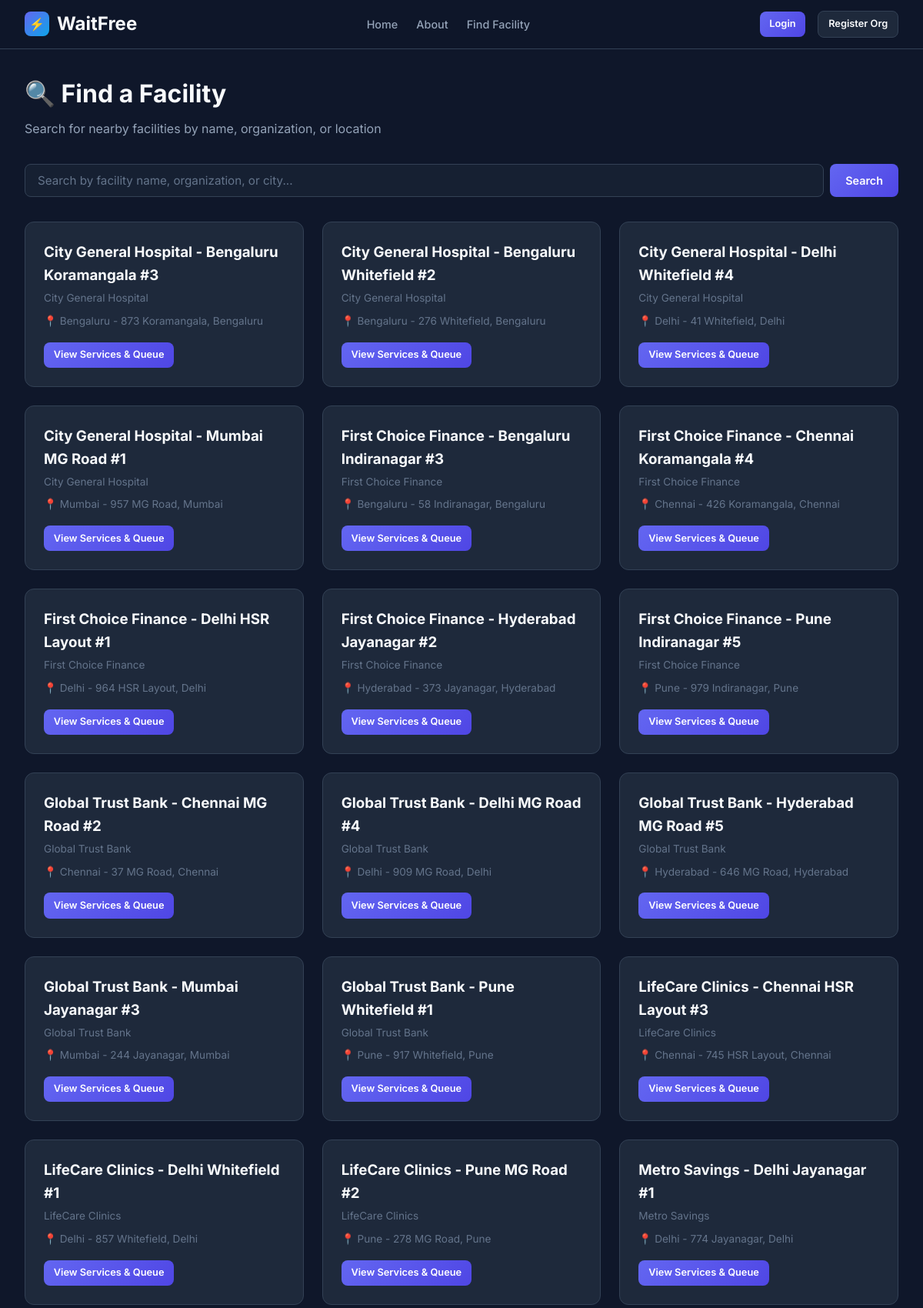
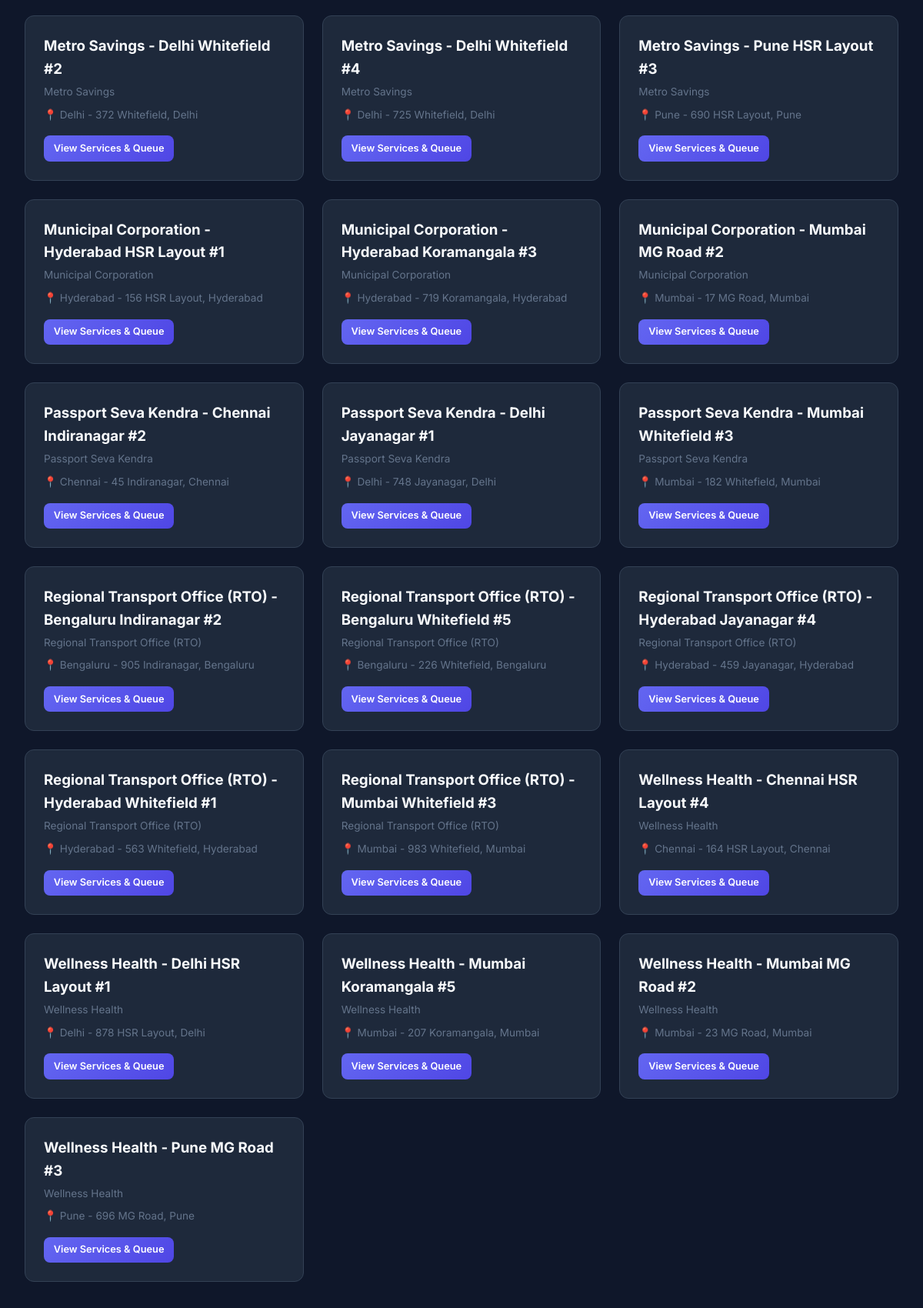
The app's page /facilities/search/ (upper part) with its own data (2 pictures, top to bottom).
### facilities/models.py (models this page shows, shortened)
class Branch(models.Model):
    name = models.CharField(max_length=255)
    organization = models.ForeignKey(
        'organizations.Organization',
        on_delete=models.CASCADE,
        related_name='branches',
    )
    address = models.TextField(blank=True)
    city = models.CharField(max_length=100, blank=True)
    is_active = models.BooleanField(default=True)
    created_at = models.DateTimeField(auto_now_add=True)
    updated_at = models.DateTimeField(auto_now=True)
    class Meta:
        db_table = 'waitfree_branch'
        ordering = ['name']
        verbose_name_plural = 'branches'

### organizations/models.py (models this page shows, shortened)
class Organization(models.Model):
    name = models.CharField(max_length=255)
    slug = models.SlugField(max_length=255, unique=True, blank=True)
    contact_email = models.EmailField(blank=True)
    phone = models.CharField(max_length=20, blank=True)
    address = models.TextField(blank=True)
    is_active = models.BooleanField(default=True)
    created_at = models.DateTimeField(auto_now_add=True)
    updated_at = models.DateTimeField(auto_now=True)
    class Meta:
        db_table = 'waitfree_organization'
        ordering = ['name']

### facilities/views.py (the view, shortened to what this page needs)
# urls.py: path('search/', views.FacilitySearchView.as_view(), name='facility_search'),
class FacilitySearchView(View):
    def get(self, request):
        query = request.GET.get('q', '').strip()
        branches = Branch.objects.filter(is_active=True)
        branches = branches.select_related('organization')
        return render(request, 'citizen/facility_search.html', {
            'branches': branches,
            'query': query,
        })

### templates/citizen/facility_search.html (shortened to what this page needs)
{% extends 'base.html' %}
{% block content %}
<div class="container">
    <div class="page-header">
        <h1>🔍 Find a Facility</h1>
        <p>Search for nearby facilities by name, organization, or location</p>
    </div>
    <form method="get" action="{% url 'facilities:facility_search' %}" class="search-bar">
        <input type="text" name="q" class="form-control" placeholder="Search by facility name, organization, or city..."
            value="{{ query }}">
        <button type="submit" class="btn btn-primary">Search</button>
    </form>
    {% if branches %}
    <div class="card-grid">
        {% for branch in branches %}
        <div class="card">
            <h3 style="margin-bottom: 0.25rem;">{{ branch.name }}</h3>
            <p class="text-muted" style="font-size: 0.85rem; margin-bottom: 0.5rem;">{{ branch.organization.name }}</p>
            {% if branch.city %}
            <p class="text-muted" style="font-size: 0.85rem;">📍 {{ branch.city }}{% if branch.address %} - {{ branch.address }}{% endif %}</p>
            {% elif branch.address %}
            <p class="text-muted" style="font-size: 0.85rem;">📍 {{ branch.address }}</p>
            {% endif %}
            <div style="margin-top: 1rem;">
                <a href="{% url 'facilities:branch_detail' branch.id %}" class="btn btn-primary btn-sm">View Services &
                    Queue</a>
            </div>
        </div>
        {% endfor %}
    </div>
    {% else %}
    <div class="empty-state">
        <div class="icon">🏥</div>
        <p>{% if query %}No facilities found for "{{ query }}". Try a different search.{% else %}No facilities available
            yet.{% endif %}</p>
    </div>
    {% endif %}
</div>
{% endblock %}

### static/css/style.css (style rules this page uses)
:root { --primary: #6366f1; --primary-dark: #4f46e5; --primary-light: #818cf8; --secondary: #0ea5e9; --secondary-dark: #0284c7; --accent: #f59e0b; --success: #10b981; --danger: #ef4444; --warning: #f59e0b; --info: #06b6d4; --bg-dark: #0f172a; --bg-card: #1e293b; --bg-card-hover: #334155; --bg-surface: #162032; --text-primary: #f8fafc; --text-secondary: #94a3b8; --text-muted: #64748b; --border: #334155; --border-light: #475569; --shadow: rgba(0, 0, 0, 0.3); --radius: 12px; --radius-sm: 8px; --radius-lg: 16px; --transition: all 0.2s ease; --font: 'Inter', -apple-system, BlinkMacSystemFont, sans-serif; }
*, *::before, *::after { box-sizing: border-box; margin: 0; padding: 0; }
body { font-family: var(--font); background: var(--bg-dark); color: var(--text-primary); line-height: 1.6; min-height: 100vh; }
a { color: var(--primary-light); text-decoration: none; transition: var(--transition); }
.container { max-width: 1200px; margin: 0 auto; padding: 2rem; }
.page-header { margin-bottom: 2rem; }
.page-header h1 { font-size: 2rem; font-weight: 700; margin-bottom: 0.5rem; }
.page-header p { color: var(--text-secondary); font-size: 1rem; }
.card { background: var(--bg-card); border: 1px solid var(--border); border-radius: var(--radius); padding: 1.5rem; transition: var(--transition); }
.card-grid { display: grid; grid-template-columns: repeat(auto-fill, minmax(280px, 1fr)); gap: 1.5rem; }
.btn { display: inline-flex; align-items: center; justify-content: center; gap: 0.5rem; padding: 0.6rem 1.25rem; border: none; border-radius: var(--radius-sm); font-size: 0.9rem; font-weight: 600; cursor: pointer; transition: var(--transition); text-decoration: none; font-family: var(--font); }
.btn-primary { background: linear-gradient(135deg, var(--primary), var(--primary-dark)); color: white; }
.btn-sm { padding: 0.4rem 0.8rem; font-size: 0.8rem; }
.form-control { width: 100%; padding: 0.7rem 1rem; background: var(--bg-surface); border: 1px solid var(--border); border-radius: var(--radius-sm); color: var(--text-primary); font-size: 0.95rem; font-family: var(--font); transition: var(--transition); }
.form-control::placeholder { color: var(--text-muted); }
.search-bar { display: flex; gap: 0.5rem; margin-bottom: 2rem; }
.search-bar .form-control { flex: 1; }
.text-muted { color: var(--text-muted); }

### records on screen
Branch: name "City General Hospital - Bengaluru Koramangala #3", organization.name "City General Hospital", city "Bengaluru", address "873 Koramangala, Bengaluru"
Branch: name "City General Hospital - Bengaluru Whitefield #2", organization.name "City General Hospital", city "Bengaluru", address "276 Whitefield, Bengaluru"
Branch: name "City General Hospital - Delhi Whitefield #4", organization.name "City General Hospital", city "Delhi", address "41 Whitefield, Delhi"
Branch: name "City General Hospital - Mumbai MG Road #1", organization.name "City General Hospital", city "Mumbai", address "957 MG Road, Mumbai"
Branch: name "First Choice Finance - Bengaluru Indiranagar #3", organization.name "First Choice Finance", city "Bengaluru", address "58 Indiranagar, Bengaluru"
Branch: name "First Choice Finance - Chennai Koramangala #4", organization.name "First Choice Finance", city "Chennai", address "426 Koramangala, Chennai"
Branch: name "First Choice Finance - Delhi HSR Layout #1", organization.name "First Choice Finance", city "Delhi", address "964 HSR Layout, Delhi"
Branch: name "First Choice Finance - Hyderabad Jayanagar #2", organization.name "First Choice Finance", city "Hyderabad", address "373 Jayanagar, Hyderabad"
Branch: name "First Choice Finance - Pune Indiranagar #5", organization.name "First Choice Finance", city "Pune", address "979 Indiranagar, Pune"
Branch: name "Global Trust Bank - Chennai MG Road #2", organization.name "Global Trust Bank", city "Chennai", address "37 MG Road, Chennai"
Branch: name "Global Trust Bank - Delhi MG Road #4", organization.name "Global Trust Bank", city "Delhi", address "909 MG Road, Delhi"
Branch: name "Global Trust Bank - Hyderabad MG Road #5", organization.name "Global Trust Bank", city "Hyderabad", address "646 MG Road, Hyderabad"
Branch: name "Global Trust Bank - Mumbai Jayanagar #3", organization.name "Global Trust Bank", city "Mumbai", address "244 Jayanagar, Mumbai"
Branch: name "Global Trust Bank - Pune Whitefield #1", organization.name "Global Trust Bank", city "Pune", address "917 Whitefield, Pune"
Branch: name "LifeCare Clinics - Chennai HSR Layout #3", organization.name "LifeCare Clinics", city "Chennai", address "745 HSR Layout, Chennai"
Branch: name "LifeCare Clinics - Delhi Whitefield #1", organization.name "LifeCare Clinics", city "Delhi", address "857 Whitefield, Delhi"
Branch: name "LifeCare Clinics - Pune MG Road #2", organization.name "LifeCare Clinics", city "Pune", address "278 MG Road, Pune"
Branch: name "Metro Savings - Delhi Jayanagar #1", organization.name "Metro Savings", city "Delhi", address "774 Jayanagar, Delhi"
Branch: name "Metro Savings - Delhi Whitefield #2", organization.name "Metro Savings", city "Delhi", address "372 Whitefield, Delhi"
Branch: name "Metro Savings - Delhi Whitefield #4", organization.name "Metro Savings", city "Delhi", address "725 Whitefield, Delhi"
Branch: name "Metro Savings - Pune HSR Layout #3", organization.name "Metro Savings", city "Pune", address "690 HSR Layout, Pune"
Branch: name "Municipal Corporation - Hyderabad HSR Layout #1", organization.name "Municipal Corporation", city "Hyderabad", address "156 HSR Layout, Hyderabad"
Branch: name "Municipal Corporation - Hyderabad Koramangala #3", organization.name "Municipal Corporation", city "Hyderabad", address "719 Koramangala, Hyderabad"
Branch: name "Municipal Corporation - Mumbai MG Road #2", organization.name "Municipal Corporation", city "Mumbai", address "17 MG Road, Mumbai"
Branch: name "Passport Seva Kendra - Chennai Indiranagar #2", organization.name "Passport Seva Kendra", city "Chennai", address "45 Indiranagar, Chennai"
Branch: name "Passport Seva Kendra - Delhi Jayanagar #1", organization.name "Passport Seva Kendra", city "Delhi", address "748 Jayanagar, Delhi"
Branch: name "Passport Seva Kendra - Mumbai Whitefield #3", organization.name "Passport Seva Kendra", city "Mumbai", address "182 Whitefield, Mumbai"
Branch: name "Regional Transport Office (RTO) - Bengaluru Indiranagar #2", organization.name "Regional Transport Office (RTO)", city "Bengaluru", address "905 Indiranagar, Bengaluru"
Branch: name "Regional Transport Office (RTO) - Bengaluru Whitefield #5", organization.name "Regional Transport Office (RTO)", city "Bengaluru", address "226 Whitefield, Bengaluru"
Branch: name "Regional Transport Office (RTO) - Hyderabad Jayanagar #4", organization.name "Regional Transport Office (RTO)", city "Hyderabad", address "459 Jayanagar, Hyderabad"
Branch: name "Regional Transport Office (RTO) - Hyderabad Whitefield #1", organization.name "Regional Transport Office (RTO)", city "Hyderabad", address "563 Whitefield, Hyderabad"
Branch: name "Regional Transport Office (RTO) - Mumbai Whitefield #3", organization.name "Regional Transport Office (RTO)", city "Mumbai", address "983 Whitefield, Mumbai"
Branch: name "Wellness Health - Chennai HSR Layout #4", organization.name "Wellness Health", city "Chennai", address "164 HSR Layout, Chennai"
Branch: name "Wellness Health - Delhi HSR Layout #1", organization.name "Wellness Health", city "Delhi", address "878 HSR Layout, Delhi"
Branch: name "Wellness Health - Mumbai Koramangala #5", organization.name "Wellness Health", city "Mumbai", address "207 Koramangala, Mumbai"
Branch: name "Wellness Health - Mumbai MG Road #2", organization.name "Wellness Health", city "Mumbai", address "23 MG Road, Mumbai"
Branch: name "Wellness Health - Pune MG Road #3", organization.name "Wellness Health", city "Pune", address "696 MG Road, Pune"
